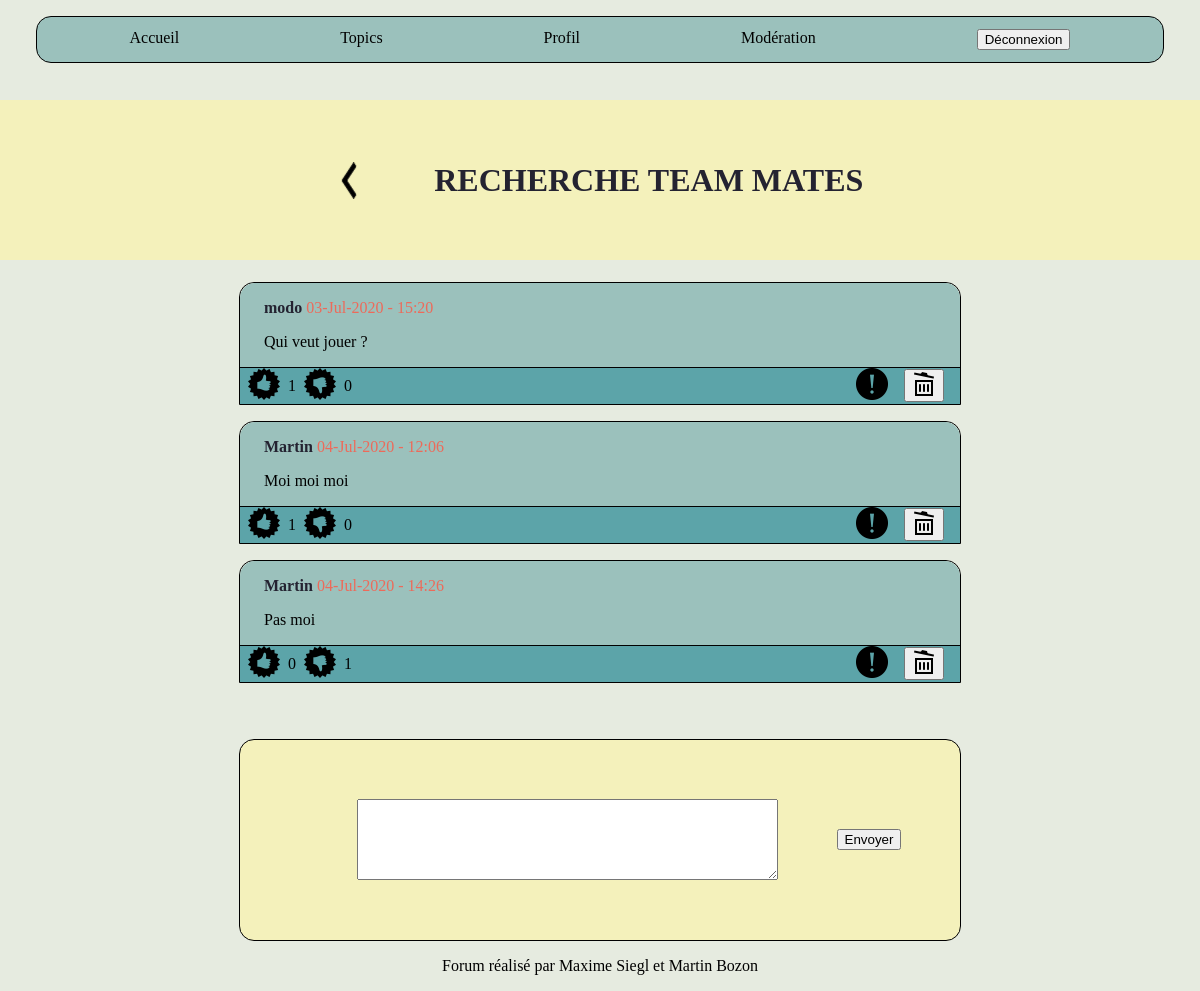
/messages.php?id_conv=6 (signed in), run on the app's committed database.
### tables this page shows
CREATE TABLE IF NOT EXISTS `conversations` (
  `id` int(11) NOT NULL AUTO_INCREMENT,
  `id_utilisateur` int(11) NOT NULL,
  `id_topic` int(11) NOT NULL,
  `titre` varchar(140) NOT NULL,
  `description` varchar(255) NOT NULL,
  `date` datetime NOT NULL DEFAULT current_timestamp(),
  `id_confidentialite` int(11) NOT NULL,
  PRIMARY KEY (`id`),
  KEY `id_topic` (`id_topic`)
);

CREATE TABLE IF NOT EXISTS `messages` (
  `id` int(11) NOT NULL AUTO_INCREMENT,
  `id_conversation` int(11) NOT NULL,
  `id_utilisateur` int(11) NOT NULL,
  `message` varchar(255) NOT NULL,
  `date` datetime DEFAULT current_timestamp(),
  PRIMARY KEY (`id`),
  KEY `id_conversation` (`id_conversation`)
);

CREATE TABLE IF NOT EXISTS `utilisateurs` (
  `id` int(11) NOT NULL AUTO_INCREMENT,
  `login` varchar(80) NOT NULL,
  `mdp` varchar(80) NOT NULL,
  `nom` varchar(255) NOT NULL,
  `prenom` varchar(255) NOT NULL,
  `mail` varchar(255) NOT NULL,
  `avatar` varchar(255) DEFAULT 'img/avatar/avatarfilm.png',
  `id_confidentialite` int(11) NOT NULL DEFAULT 2,
  PRIMARY KEY (`id`)
);

### include/php_message.php (called while the page is built, shortened)
<?php
     require_once 'fonctions/fonction_global.php';
     if(isset($_GET["id_conv"]) && !empty($_GET["id_conv"]))
        {
            $id_conv = $_GET["id_conv"];
            $connexionbdd = connexionbdd();
            $requete_id_topic = "SELECT id_topic FROM conversations WHERE id=$id_conv";
            $query_id_topic = mysqli_query($connexionbdd, $requete_id_topic);
            $resultat_id_topic = mysqli_fetch_row($query_id_topic);
            $id_topic = $resultat_id_topic[0];
            $select_msg =  "SELECT *, DATE_FORMAT(date, '%H:%i') as heure, DATE_FORMAT(date, '%d-%b-%Y') as jour FROM utilisateurs INNER JOIN messages ON messages.id_utilisateur=utilisateurs.id WHERE id_conversation=$id_conv";
            $query_select_msg = mysqli_query($connexionbdd, $select_msg);
            $messages = mysqli_fetch_all($query_select_msg, MYSQLI_ASSOC);
            $requete_titre_conversation = "SELECT titre FROM conversations WHERE id=$id_conv";
            $query_titre_conversation = mysqli_query($connexionbdd, $requete_titre_conversation);
            $resultat_titre_conversation = mysqli_fetch_all($query_titre_conversation, MYSQLI_ASSOC);
            $titre_conversation = $resultat_titre_conversation[0]["titre"];
        }
    else
        {
            header("location:index.php");
        }
?>

### messages.php (the view, shortened to what this page needs)
<?php
    include 'include/php_message.php';
?>
<!DOCTYPE html>
<html>
<head>
    <link rel="stylesheet" href="css/style.css"/>
</head>
<body>
    <header>
        <?php include 'include/header.php';?>
    </header>
    <main id="messages">
        <h1><a href="conversation.php?id_topic=<?=$id_topic;?>" id="titre_msg"><img src="image/retour.png" alt="fleche retour" class="titre_retour"><?= mb_strtoupper($titre_conversation); ?></a></h1>
                            <?php
            foreach($messages as $numero_msg => $info_msg)
                {
                    ?>
                     <section class="messages_vu">
                            <section class="color_msg">
                                <section class="poster_a">
                                    <a href="membre.php?id_posteur=<?php echo $info_msg["id_utilisateur"];?>" class="login"><?php echo $info_msg["login"];?></a>
                                    <?= $info_msg["jour"] . " - " . $info_msg["heure"];?>
                                </section>
                                <p><?php echo $info_msg["message"];?></p>
                            </section>
                            <?php
                                if(isset($_SESSION["login"]))
                                {
                                    ?>
                                    <section class="interaction">
                                        <section class="gestion_msg">
                                            <a href="include/php_interaction.php?type=1&id_msg=<?php echo $info_msg["id"];?>&id_conv=<?= $id_conv ?>"><img src="image/like.png" alt="bouton like"></a><?= comptelikes($info_msg) ?>
                                            <a href="include/php_interaction.php?type=2&id_msg=<?php echo $info_msg["id"];?>&id_conv=<?= $id_conv ?>"><img src="image/dislike.png" alt="bouton dislike"></a><?= comptedislikes($info_msg) ?>
                                        </section>
                                        <section class="gestion_msg">
                                            <a href="include/php_interaction.php?type=3&id_msg=<?php echo $info_msg["id"];?>&id_conv=<?= $id_conv ?>"><img src="image/report.png" alt="bouton signalement"></a>
                                            <?php suppressionmessages($info_msg);?>
                                        </section>
                                    </section>
                     </section>
                                <?php
                            }
                }
            if(isset($_SESSION["login"]))
                {
                    ?>
                     <form action="" method="POST" id="form_msg">
                        <textarea name="msg" id="msg" cols="50" rows="5"></textarea>
                        <input type="submit" name="new_msg" value="Envoyer">
                    </form>
                    <?php
                }
        ?>
    </main>
    <?php include 'include/footer.php';?>
</body>
</html>

### fonctions/fonction_global.php (shortened to what this page needs)
<?php
function connexionbdd()
    {
        $connexionbdd = mysqli_connect("localhost", "root", "", "forum");
        return $connexionbdd;
    }
function comptelikes($info_msg)
    {
        $id_message = $info_msg["id"];
        $connexionbdd = connexionbdd();
        $requete_likes = "SELECT COUNT(id) FROM likes WHERE id_message=$id_message";
        $query_likes = mysqli_query($connexionbdd, $requete_likes);
        $nb_likes = mysqli_fetch_row($query_likes);
        echo $likes = $nb_likes[0];
    }
function comptedislikes($info_msg)
    {
        $id_message = $info_msg["id"];
        $connexionbdd = connexionbdd();
        $requete_dislikes = "SELECT COUNT(id) FROM dislikes WHERE id_message=$id_message";
        $query_dislikes = mysqli_query($connexionbdd, $requete_dislikes);
        $nb_dislikes = mysqli_fetch_row($query_dislikes);
        echo $dislikes = $nb_dislikes[0];
    }
        ?>
        <?php
function suppressionmessages($info_msg)
    {
        if(isset($_SESSION["id_confidentialite"]) && ($_SESSION["id_confidentialite"]==4 || $_SESSION["id_confidentialite"]==3))
            {
                ?>
                <button><a href="include/suppression.php?sup_message=<?php echo $info_msg["id"];?>&id_conv=<?= $info_msg["id_conversation"];?>" onclick="return confirm('Supprimer : <?=$info_msg['message'];?> ?')"><img src="image/trash.png" alt="logo poubelle"></a></button>
                <?php
            }
    }
?>

### css/style.css (style rules this page uses)
html { margin: 0; height: 100%; background-color: #E6EBE0; }
body { display: flex; flex-direction: column; margin: 0; flex-grow: 1; height: 100%; }
main { display: flex; flex-direction: column; flex-grow: 1; }
input { text-align: center; }
#messages { align-items: center; }
#messages a { text-decoration: none; color: #242331; }
.color_msg { background-color: #9BC1BC; border-top-left-radius: 15px; border-top-right-radius: 15px; padding-left: 2vw; padding-top: 2vh; }
.poster_a { color: #ED6A5A; }
.interaction { display: flex; flex-direction: row; justify-content: space-between; align-items: center; border-top: 1px solid black; background-color: #5CA4A9; }
#messages h1 { display: flex; align-items: center; justify-content: center; width: 100%; height: 20vh; background-color: #F4F1BB; }
.messages_vu { display: flex; flex-direction: column; width: 60vw; border: 1px solid black; border-top-left-radius: 15px; border-top-right-radius: 15px; margin-bottom: 2vh; }
#titre_msg { display: flex; flex-direction: row; justify-content: space-around; flex-basis: 50%; }
#form_msg { display: flex; flex-direction: row; align-items: center; justify-content: space-evenly; margin-top: 5vh; width: 60vw; height: 25vh; background-color: #F4F1BB; border: 1px solid black; border-radius: 15px; }
.gestion_msg { display: flex; flex-direction: row; align-items: center; justify-content: space-evenly; width: 10vw; }
.login { font-weight: bold; width: fit-content; }

### data on the page
conversations: titre "RECHERCHE TEAM MATES"
messages: id_utilisateur.login "modo", jour "03-Jul-2020", heure "15:20", message "Qui veut jouer ?", nb_likes "1", nb_dislikes "0"
messages: id_utilisateur.login "Martin", jour "04-Jul-2020", heure "12:06", message "Moi moi moi", nb_likes "1", nb_dislikes "0"
messages: id_utilisateur.login "Martin", jour "04-Jul-2020", heure "14:26", message "Pas moi", nb_likes "0", nb_dislikes "1"
